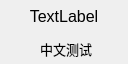
<?xml version="1.0" encoding="UTF-8"?>
<ui version="4.0">
 <class>Widget</class>
 <widget class="QWidget" name="Widget">
  <property name="geometry">
   <rect>
    <x>0</x>
    <y>0</y>
    <width>128</width>
    <height>64</height>
   </rect>
  </property>
  <property name="windowTitle">
   <string>Form</string>
  </property>
  <widget class="QLabel" name="label_IP">
   <property name="geometry">
    <rect>
     <x>0</x>
     <y>0</y>
     <width>128</width>
     <height>32</height>
    </rect>
   </property>
   <property name="font">
    <font>
     <pointsize>12</pointsize>
    </font>
   </property>
   <property name="text">
    <string>TextLabel</string>
   </property>
   <property name="alignment">
    <set>Qt::AlignCenter</set>
   </property>
  </widget>
  <widget class="QLabel" name="label">
   <property name="geometry">
    <rect>
     <x>7</x>
     <y>38</y>
     <width>20</width>
     <height>20</height>
    </rect>
   </property>
   <property name="text">
    <string/>
   </property>
   <property name="pixmap">
    <pixmap resource="res.qrc">:/img/test.png</pixmap>
   </property>
   <property name="scaledContents">
    <bool>false</bool>
   </property>
  </widget>
  <widget class="QLabel" name="label_2">
   <property name="geometry">
    <rect>
     <x>40</x>
     <y>40</y>
     <width>67</width>
     <height>17</height>
    </rect>
   </property>
   <property name="font">
    <font>
     <pointsize>10</pointsize>
    </font>
   </property>
   <property name="text">
    <string>中文测试</string>
   </property>
  </widget>
 </widget>
 <resources>
  <include location="res.qrc"/>
 </resources>
 <connections/>
</ui>
